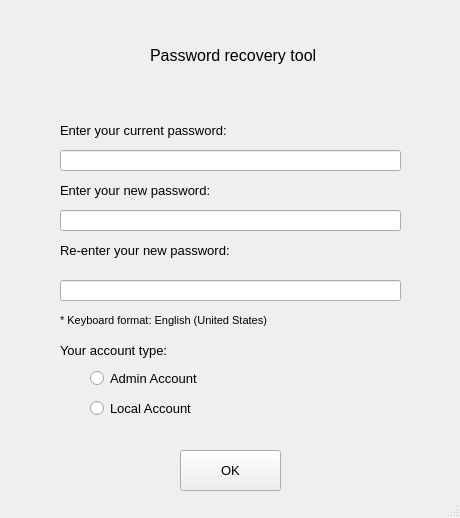
<?xml version="1.0" encoding="UTF-8"?>
<ui version="4.0">
 <class>MainWindow</class>
 <widget class="QMainWindow" name="MainWindow">
  <property name="geometry">
   <rect>
    <x>0</x>
    <y>0</y>
    <width>460</width>
    <height>518</height>
   </rect>
  </property>
  <property name="windowTitle">
   <string>Password recovery tool</string>
  </property>
  <widget class="QWidget" name="centralwidget">
   <widget class="QLabel" name="label">
    <property name="geometry">
     <rect>
      <x>150</x>
      <y>40</y>
      <width>181</width>
      <height>31</height>
     </rect>
    </property>
    <property name="font">
     <font>
      <pointsize>12</pointsize>
     </font>
    </property>
    <property name="text">
     <string>Password recovery tool</string>
    </property>
   </widget>
   <widget class="QLabel" name="label_2">
    <property name="geometry">
     <rect>
      <x>60</x>
      <y>170</y>
      <width>201</width>
      <height>41</height>
     </rect>
    </property>
    <property name="font">
     <font>
      <pointsize>10</pointsize>
     </font>
    </property>
    <property name="text">
     <string>Enter your new password:</string>
    </property>
   </widget>
   <widget class="QLabel" name="label_3">
    <property name="geometry">
     <rect>
      <x>60</x>
      <y>230</y>
      <width>201</width>
      <height>41</height>
     </rect>
    </property>
    <property name="font">
     <font>
      <pointsize>10</pointsize>
     </font>
    </property>
    <property name="text">
     <string>Re-enter your new password:</string>
    </property>
   </widget>
   <widget class="QLineEdit" name="le_new">
    <property name="geometry">
     <rect>
      <x>60</x>
      <y>210</y>
      <width>341</width>
      <height>21</height>
     </rect>
    </property>
    <property name="echoMode">
     <enum>QLineEdit::Password</enum>
    </property>
   </widget>
   <widget class="QLineEdit" name="le_re_enter">
    <property name="geometry">
     <rect>
      <x>60</x>
      <y>280</y>
      <width>341</width>
      <height>21</height>
     </rect>
    </property>
    <property name="echoMode">
     <enum>QLineEdit::Password</enum>
    </property>
   </widget>
   <widget class="QPushButton" name="bt_ok">
    <property name="geometry">
     <rect>
      <x>180</x>
      <y>450</y>
      <width>101</width>
      <height>41</height>
     </rect>
    </property>
    <property name="font">
     <font>
      <pointsize>10</pointsize>
     </font>
    </property>
    <property name="text">
     <string>OK</string>
    </property>
   </widget>
   <widget class="QLabel" name="label_4">
    <property name="geometry">
     <rect>
      <x>60</x>
      <y>300</y>
      <width>251</width>
      <height>41</height>
     </rect>
    </property>
    <property name="font">
     <font>
      <pointsize>8</pointsize>
     </font>
    </property>
    <property name="text">
     <string>* Keyboard format: English (United States)</string>
    </property>
   </widget>
   <widget class="QLabel" name="label_5">
    <property name="geometry">
     <rect>
      <x>60</x>
      <y>110</y>
      <width>201</width>
      <height>41</height>
     </rect>
    </property>
    <property name="font">
     <font>
      <pointsize>10</pointsize>
     </font>
    </property>
    <property name="text">
     <string>Enter your current password:</string>
    </property>
   </widget>
   <widget class="QLineEdit" name="le_current">
    <property name="geometry">
     <rect>
      <x>60</x>
      <y>150</y>
      <width>341</width>
      <height>21</height>
     </rect>
    </property>
    <property name="echoMode">
     <enum>QLineEdit::Password</enum>
    </property>
   </widget>
   <widget class="QLabel" name="label_6">
    <property name="geometry">
     <rect>
      <x>60</x>
      <y>340</y>
      <width>121</width>
      <height>21</height>
     </rect>
    </property>
    <property name="font">
     <font>
      <pointsize>10</pointsize>
     </font>
    </property>
    <property name="text">
     <string>Your account type:</string>
    </property>
   </widget>
   <widget class="QRadioButton" name="rb_admin">
    <property name="geometry">
     <rect>
      <x>90</x>
      <y>370</y>
      <width>111</width>
      <height>17</height>
     </rect>
    </property>
    <property name="font">
     <font>
      <pointsize>10</pointsize>
     </font>
    </property>
    <property name="text">
     <string>Admin Account</string>
    </property>
   </widget>
   <widget class="QRadioButton" name="rb_local">
    <property name="geometry">
     <rect>
      <x>90</x>
      <y>400</y>
      <width>101</width>
      <height>17</height>
     </rect>
    </property>
    <property name="font">
     <font>
      <pointsize>10</pointsize>
     </font>
    </property>
    <property name="text">
     <string>Local Account</string>
    </property>
   </widget>
  </widget>
  <widget class="QStatusBar" name="statusbar"/>
 </widget>
 <resources/>
 <connections/>
</ui>
